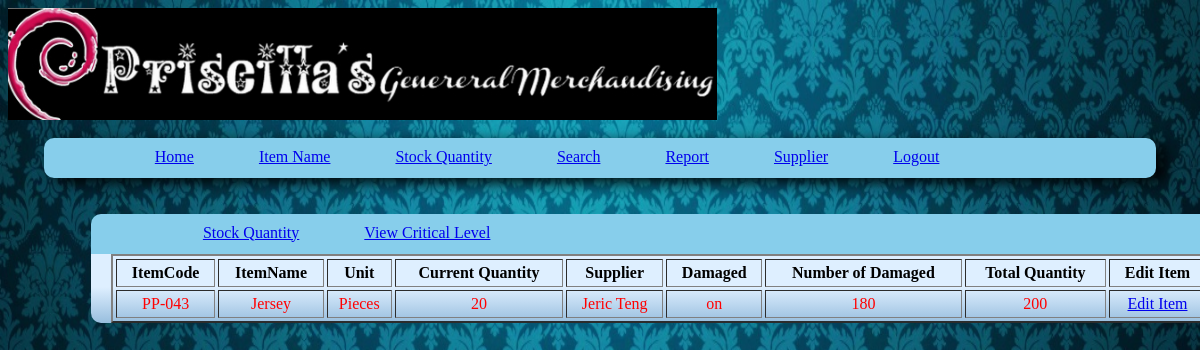
The page /criticallevel.php (signed in) on the database its author committed.
### tables this page shows
CREATE TABLE IF NOT EXISTS `items` (
  `itemcode` int(11) NOT NULL AUTO_INCREMENT,
  `itemname` varchar(50) NOT NULL,
  `desc` text NOT NULL,
  `unit` varchar(50) NOT NULL,
  `category` varchar(75) NOT NULL,
  `unitprice` float NOT NULL,
  `sellingprice` float NOT NULL,
  `quantity` int(11) NOT NULL,
  `supplier` varchar(150) NOT NULL,
  `damaged` varchar(30) NOT NULL,
  `numberofdamaged` int(11) NOT NULL,
  `date_recieved` date NOT NULL,
  PRIMARY KEY (`itemcode`)
);

### criticallevel.php (the view, shortened to what this page needs)
<html>
<head>
	<link rel="stylesheet" href="style-admin.css" />
</head>
<body>
	<img src="images/header.jpg"/><br/><Br/>
		<div class="header">
			<div class="tab1">
				<div class="tab2"><a href="admin.php">Home</a></div>
				<div class="tab2"><a href="itemname.php">Item Name</a></div>
				<div class="tab2"><a href="stockquantity.php">Stock Quantity</a></div>
				<div class="tab2"><a href="search.php">Search</a></div>
				<div class="tab2"><a href="report.php">Report</a></div>
				<div class="tab2"><a href="supplier.php">Supplier</a></div>
				<div class="tab2"><a href="logout.php">Logout</a></div>
			</div>
		</div>
		<div id="container">
			<div id="upper-tab">
				<div id="crud-item">
					<div class="tab-cont"><a href="stockquantity.php">Stock Quantity</a></div>
					<div class="tab-cont"><a href="criticallevel.php">View Critical Level</a></div>
				</div>
			</div>
			<div id="item-names">
				<table BORDER="2"    WIDTH="100%"   CELLPADDING="4" CELLSPACING="3">
				<TR>
					<TH>ItemCode</TH>
					<TH>ItemName</TH>
					<TH>Unit</TH>
					<TH>Current Quantity</TH>
					<TH>Supplier</TH>
					<TH>Damaged</TH>
					<TH>Number of Damaged</TH>
					<TH>Total Quantity</TH>
					<TH>Edit Item</TH>
				</TR>
				<?php
					$crit_arr = array(true,true);
					$crit_ctr = 0;
					$query = mysql_query("Select * from `items` ");
					while($row = mysql_fetch_assoc($query)){
						$temp = $row['numberofdamaged'];
						$temp2 = $row['quantity'];
						$crit = $temp2 * .20;
						$ans = $temp2 - $temp;
						if($ans <= $crit){
							$crit_arr[$crit_ctr] = true;
							$crit_ctr++;
						}
						else{
							$crit_arr[$crit_ctr] = false;
							$crit_ctr++;
						}
					}
					$query = mysql_query("Select * from `items` ");
					$crit_ctr = 0;
					while($row = mysql_fetch_assoc($query)){
						$temp = $row['numberofdamaged'];
						$temp2 = $row['quantity'];
						$ans = $temp2 - $temp;
						if($crit_arr[$crit_ctr]){
							$len = strlen($row['itemcode']);
							Print "<TR>";
							if($len == 1){
								Print '<TD Align = "Center" class="critical">PP-00'.$row['itemcode'].'</TD>';
							}
							else if($len == 2){
								Print '<TD Align = "Center" class="critical">PP-0'.$row['itemcode'].'</TD>';
							}
							else{
								Print '<TD Align = "Center" class="critical">PP-'.$row['itemcode'].'</TD>';
							}
								Print '<TD Align = "Center" class="critical">'.$row['itemname'].'</TD>';
								Print '<TD Align = "Center" class="critical">'.$row['unit'].'</TD>';
								Print '<TD Align = "Center" class="critical">'.$ans.'</TD>';
								Print '<TD Align = "Center" class="critical">'.$row['supplier'].'</TD>';
								Print '<TD Align = "Center" class="critical">'.$row['damaged'].'</TD>';
								Print '<TD Align = "Center" class="critical">'.$row['numberofdamaged'].'</TD>';
								Print '<TD Align = "Center" class="critical">'.$row['quantity'].'</TD>';
								Print '<TD Align = "Center" class="critical"><a href="edititem.php?token=342xdk23a44hd4wrwq04923df32xc94crm0pucr3pmux8r903wu8r4085t740r327y0874r0103mrc08fjw28rcmh0rh0284hr0w3ju4x02j8r023chrm08f238rchmr08f&code='.$row['itemcode'].'&name='.$row['itemname'].'">Edit Item</a></TD>';
							Print "</TR>";
							$crit_ctr++;
						}
						else{
							$crit_ctr++;
						}
					}
				?>
				</table>
			</div>
		</div>
</body>
</html>

### style-admin.css (style rules this page uses)
body { background-image: url('images/background.jpg'); background-color: white; background-repeat: no-repeat; background-size: 100% 100%; }
.critical { color: red; }
.header { background-color: skyblue; border-radius: 10px 10px 10px 10px; box-shadow: 10px 5px 15px; height: 40px; margin-left: 3%; margin-right: 3%; }
.tab1 { float: left; margin-left: 10%; margin-top: 10px; display: block; }
.tab2 { float: left; margin-right: 65px; font-family: Verdana Rounded MT Bold; }
#container { background: rgb(222,239,255); background: -moz-linear-gradient(top, rgba(222,239,255,1) 67%, rgba(152,190,222,1) 100%); background: -webkit-gradient(linear, left top, left bottom, color-stop(67%,rgba(222,239,255,1)), color-stop(100%,rgba(152,190,222,1))); background: -webkit-linear-gradient(top, rgba(222,239,255,1) 67%,rgba(152,190,222,1) 100%); background: -o-linear-gradient(top, rgba(222,239,255,1) 67%,rgba(152,190,222,1) 100%); background: -ms-linear-gradient(top, rgba(222,239,255,1) 67%,rgba(152,190,222,1) 100%); background: linear-gradient(to bottom, rgba(222,239,255,1) 67%,rgba(152,190,222,1) 100%); filter: progid:DXImageTransform.Microsoft.gradient( startColorstr='#deefff', endColorstr='#98bede',GradientType=0 ); height: auto; width: 1120px; margin-top: 3%; margin-left: 7%; margin-right: 5%; border-radius: 15px 15px 10px 10px; float: left; font-family: Tahoma; }
#item-names { margin-left: 20px; }
#upper-tab { background-color: skyblue; height: 40px; width: 1120px; border-radius: 10px 10px 0 0; }
#crud-item { float: left; margin-left: 10%; margin-top: 10px; display: block; }
.tab-cont { float: left; margin-right: 65px; font-family: Verdana Rounded MT Bold; }

### rows shown on the page
items: itemcode "43", itemname "Jersey", unit "Pieces", ans "20", supplier "Jeric Teng", damaged "on", numberofdamaged "180", quantity "200"
